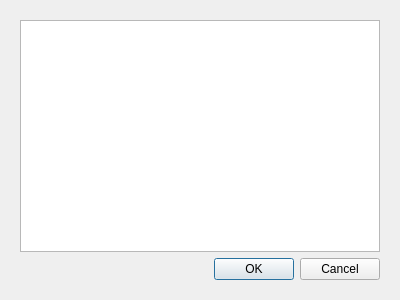
<?xml version="1.0" encoding="UTF-8"?>
<ui version="4.0">
 <class>CUpdaterDialog</class>
 <widget class="QDialog" name="CUpdaterDialog">
  <property name="geometry">
   <rect>
    <x>0</x>
    <y>0</y>
    <width>400</width>
    <height>300</height>
   </rect>
  </property>
  <property name="windowTitle">
   <string>Dialog</string>
  </property>
  <layout class="QVBoxLayout" name="verticalLayout">
   <item>
    <widget class="QStackedWidget" name="stackedWidget">
     <property name="currentIndex">
      <number>1</number>
     </property>
     <widget class="QWidget" name="page">
      <layout class="QVBoxLayout" name="verticalLayout_2">
       <item>
        <widget class="QProgressBar" name="progressBar">
         <property name="value">
          <number>24</number>
         </property>
        </widget>
       </item>
       <item>
        <spacer name="verticalSpacer">
         <property name="orientation">
          <enum>Qt::Vertical</enum>
         </property>
         <property name="sizeHint" stdset="0">
          <size>
           <width>20</width>
           <height>234</height>
          </size>
         </property>
        </spacer>
       </item>
      </layout>
     </widget>
     <widget class="QWidget" name="page_2">
      <layout class="QVBoxLayout" name="verticalLayout_3">
       <item>
        <widget class="QTextEdit" name="changeLogViewer">
         <property name="undoRedoEnabled">
          <bool>false</bool>
         </property>
         <property name="readOnly">
          <bool>true</bool>
         </property>
        </widget>
       </item>
       <item>
        <widget class="QDialogButtonBox" name="buttonBox">
         <property name="standardButtons">
          <set>QDialogButtonBox::Cancel|QDialogButtonBox::Ok</set>
         </property>
        </widget>
       </item>
      </layout>
     </widget>
    </widget>
   </item>
  </layout>
 </widget>
 <resources/>
 <connections/>
</ui>
